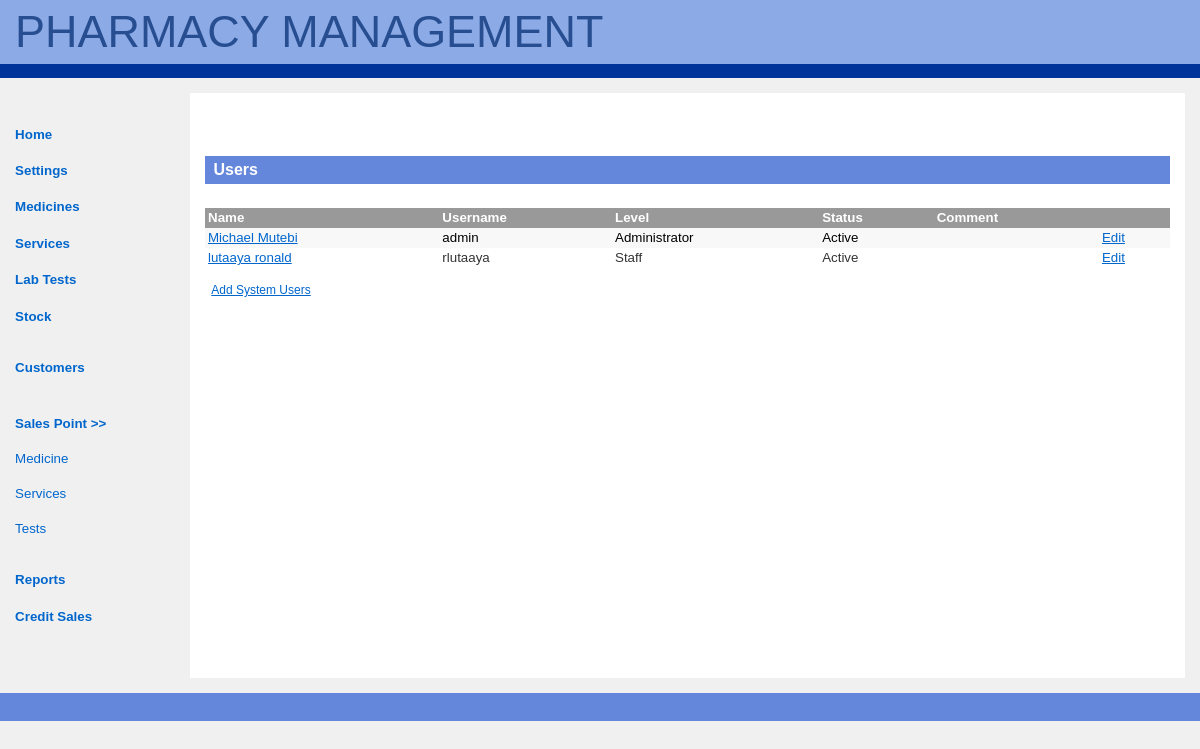
/users.php (signed in), run on the app's committed database.
### tables this page shows
CREATE TABLE IF NOT EXISTS `users` (
  `id` int(11) NOT NULL AUTO_INCREMENT,
  `status` enum('1','0') NOT NULL DEFAULT '1',
  `username` varchar(15) NOT NULL,
  `password` varchar(40) NOT NULL,
  `first_name` varchar(20) NOT NULL,
  `last_name` varchar(20) NOT NULL,
  `level` enum('admin','staff','user') NOT NULL DEFAULT 'user',
  `comment` text,
  PRIMARY KEY (`id`),
  UNIQUE KEY `username` (`username`)
);

### users.php (the view, shortened to what this page needs)
<?php require_once("includes/connection.php");?>
<?php require_once("includes/functions.php");?>
<?php include("includes/header.php");?>
<div id="main-copy">
        <h1>Users</h1>
        <table class='results'>
        <tr>
        <td class='column_head'>Name</td>
        <td class='column_head'>Username</td>
        <td class='column_head'>Level</td>
        <td class='column_head'>Status</td>
        <td class='column_head'>Comment</td>
        <td class='column_head'></td>
        </tr>
        <?php
        $result = select_users();
        if(isset($result)){
			$i = 0;
			while($user = mysql_fetch_array($result)){
				$user_id = $user['id'];
				$first_name = $user['first_name'];
				$last_name = $user['last_name'];
				$username = $user['username'];
				$name = $first_name." ".$last_name;
				$level = $user['level'];
				$level = level($level);
				$status = $user['status'];
				$status = status($status);
				$comment = $user['comment'];
				echo "
				<tr>
				<td ".even_strip($i)."><a href=\"user.php?id=".$user_id."\">".$name."</a></td>
				<td ".even_strip($i).">".$username."</td>
				<td ".even_strip($i).">".$level."</td>
				<td ".even_strip($i).">".$status."</td>
				<td ".even_strip($i).">".$comment."</td>
				<td ".even_strip($i)."><a href='edit_user.php?id=".$user_id."'>Edit</a></td>
				</tr>";
				$i++;
			}
        }
        ?>
        </table>
        <p><a href="add_user.php">Add System Users</a></p>
        </div>
        <div id="footer">
        </div>
    </body>
</html>

### css/style.css (style rules this page uses)
body { color: black; background-color: rgb(240,240,240); font-family: verdana, helvetica, arial, sans-serif; font-size: 100%; margin: 0; padding: 0; }
html > body { font-size: 10pt; }
#main-copy { color: black; background-color: white; text-align: justify; line-height: 1.5em; margin: 15px; margin-left: 190px; height: 555px; padding: 15px; border-left: 15px; }
#main-copy p { margin: 1em 1ex 2em 1ex; padding: 0; }
p { margin-left:20px; font-size:0.9em; line-height:0.em; }
#main-copy a { color: rgb(0,102,204); background-color: transparent; text-decoration: underline; }
#main-copy h1 { color: white; background-color: rgb(100,135,220); font-size: 1.2em; font-weight: bold; margin: 3em 0 0 0; padding: 0.5ex 0 0.5ex 1ex; }
#footer { color: white; background-color: rgb(100,135,220); font-size: 91%; margin: 0; padding: 1em 2.5mm 2.5ex 2.5mm; clear: both; }
table.results { border-collapse: collapse; width: 100%; }
td.column_head, td.cell_value { font-size: 100%; padding: 0 3px 0 3px; color:#333; }
td.column_head { background-color: #999; color:#FFF; font-weight:bold; }
table.results a { color: #FFF; background-color: transparent; text-decoration: underline; }
td { background-color: #fff; }
td.cell_value { background-color: #fff; }
.even { background-color: #F8F8F8; padding: 0 3px 0 3px; }

### data on the page
users: name "Michael Mutebi", username "admin", level "Administrator", status "Active"
users: name "lutaaya ronald", username "rlutaaya", level "Staff", status "Active"
